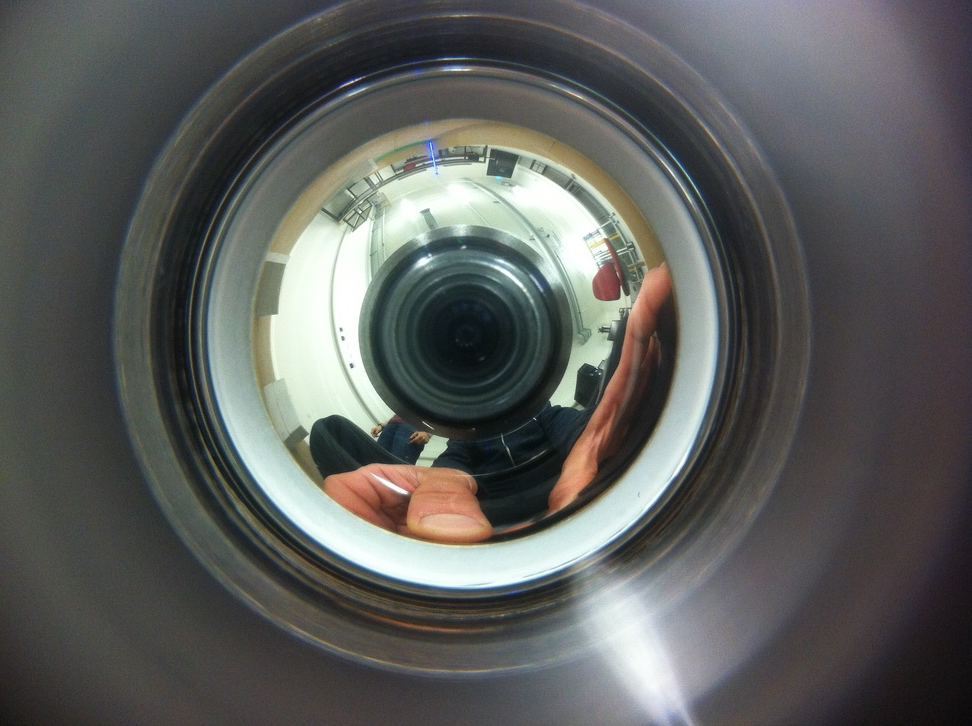
#> input picture Software/software/cam360/example_photos/3.jpg, 972 x 726 px, shrunk from 2592 x 1936 before the run, found by its file name
$ python hough_circle_setup.py
#> lines starting #> are read from the running program, lines starting #| are printed output that depends on the picture; after the words box and inside, x2 and y2 are one past the last pixel; in counts of white or black regions, pixels touching at a corner belong together
import cv2
import numpy as np

path = 'example_photos/arena/test6/3.jpg'
camera_center = [562, 478]
radius = 30


print('Test run started')
frame = cv2.imread(path, cv2.IMREAD_COLOR)
#> frame is the input picture: shape (726, 972, 3); mean B, G, R 92.2, 94, 92.7
#self.frame = cv2.resize(self.frame, (648, 484))

gray = cv2.cvtColor(frame, cv2.COLOR_BGR2GRAY)
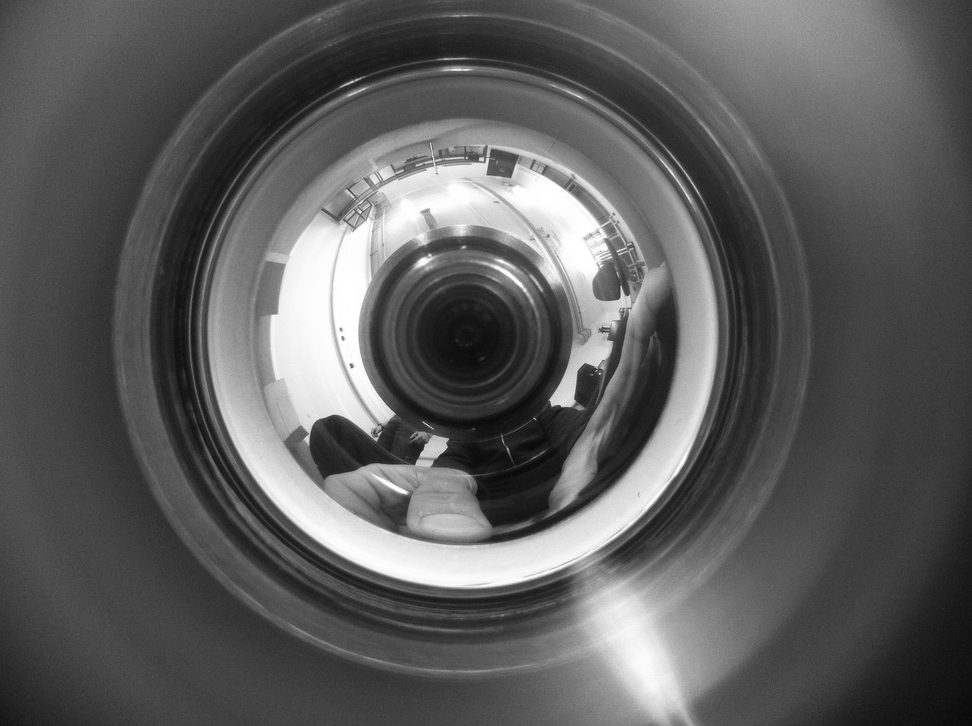
#> gray: shape (726, 972); min 7, max 255, mean 93.4
print('frame shape: ', frame.shape)
#| frame shape:  (726, 972, 3)
windowsize = frame.shape[0:2]
#> windowsize = (726, 972)
print(windowsize[0:2])
#| (726, 972)
print(frame.shape)
#| (726, 972, 3)
#self.windowsize = (2592, 1936)

#radius = int(windowsize[0] / 4)
output_mask = np.zeros((windowsize[0], windowsize[1], 3), np.uint8)

circle_test = gray
print('self.circle_test shape: ', circle_test.shape)
#| self.circle_test shape:  (726, 972)
new_size = tuple([int(i) for i in windowsize])
#> new_size = (726, 972)
print('new_size: ', new_size)
#| new_size:  (726, 972)
circle_test = cv2.resize(circle_test, (new_size[1], new_size[0]))
print('self.circle_test shape: ', circle_test.shape)
#| self.circle_test shape:  (726, 972)
# [5 lines of commented-out code are left out]
circles = cv2.HoughCircles(circle_test, cv2.HOUGH_GRADIENT, 4, 1, param1=70, param2=800,
                           minRadius=20, maxRadius=1000)
#> circles = 71 rows, first 8: [442, 386, 238.8], [458, 418, 256.4], [430, 370, 236.8], [394, 378, 209.2], [402, 386, 211.2], [426, 366, 233.6], [422, 382, 223.2], [382, 370, 205.6]

print('circles detected: ', circles)
#> (printed output is left out)

try:

    # [13 lines of commented-out code are left out]

    cv2.line(frame, (564, 10), (564, 1000), (255,255,255), 2)
    cv2.line(frame, (10, 482), (900, 482), (255,255,255), 2)
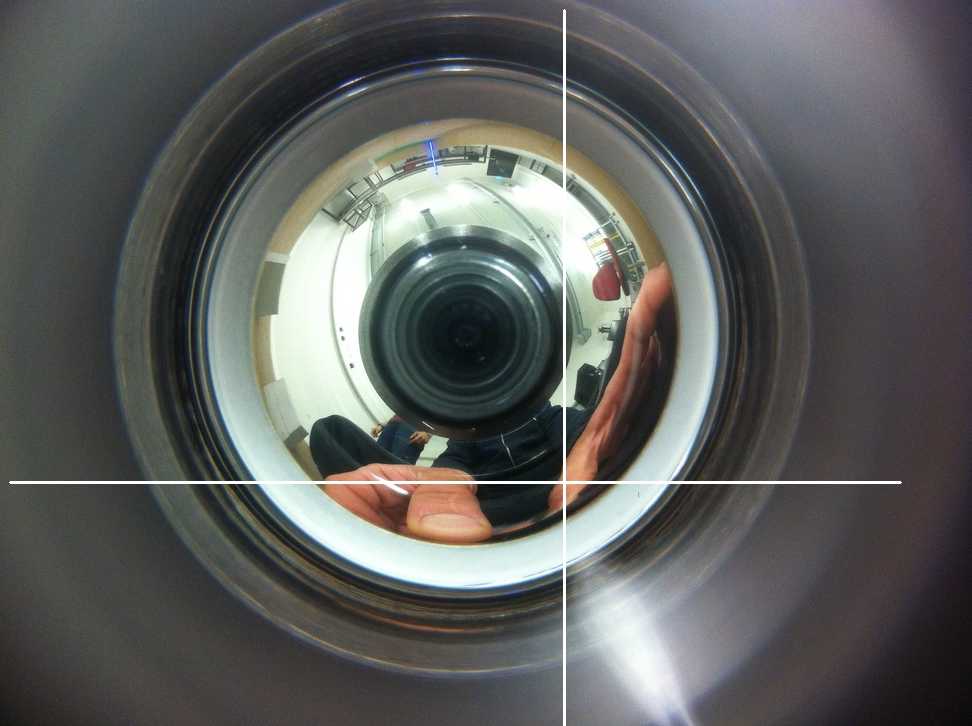
#> frame: shape (726, 972, 3); mean B, G, R 93.3, 95, 93.7

    while True:
        cv2.imshow('verifyq', frame)
        if cv2.waitKey(1) & 0xFF == ord('q'):
#> (key q is pressed here)
            print('quit successfully')
            break

    npcirc = np.array(circles)
#> npcirc has the same summary as circles
    # print('npcirc: ', npcirc)
    avg = np.mean(npcirc[0][0:1][:], axis=0)
#> avg = [442, 386, 238.8]
    avg = avg.tolist()
    avg = [int(a) for a in avg]
#> avg = [442, 386, 238]
    print(avg)
#| [442, 386, 238]
    print('before setting circle arguments: ', camera_center, radius)
    camera_center = (avg[0] * 4, avg[1] * 4)
#> camera_center = (1768, 1544)
    radius = int(avg[2] * 4 * 0.8)
#> radius = 761
    print('after setting circle arguments: ', camera_center, radius)
#| after setting circle arguments:  (1768, 1544) 761
    print('avg: ', avg)
#| avg:  [442, 386, 238]
    cv2.circle(circle_test, (int(avg[0]), int(avg[1])), int(avg[2]), (255, 255, 255), 3)
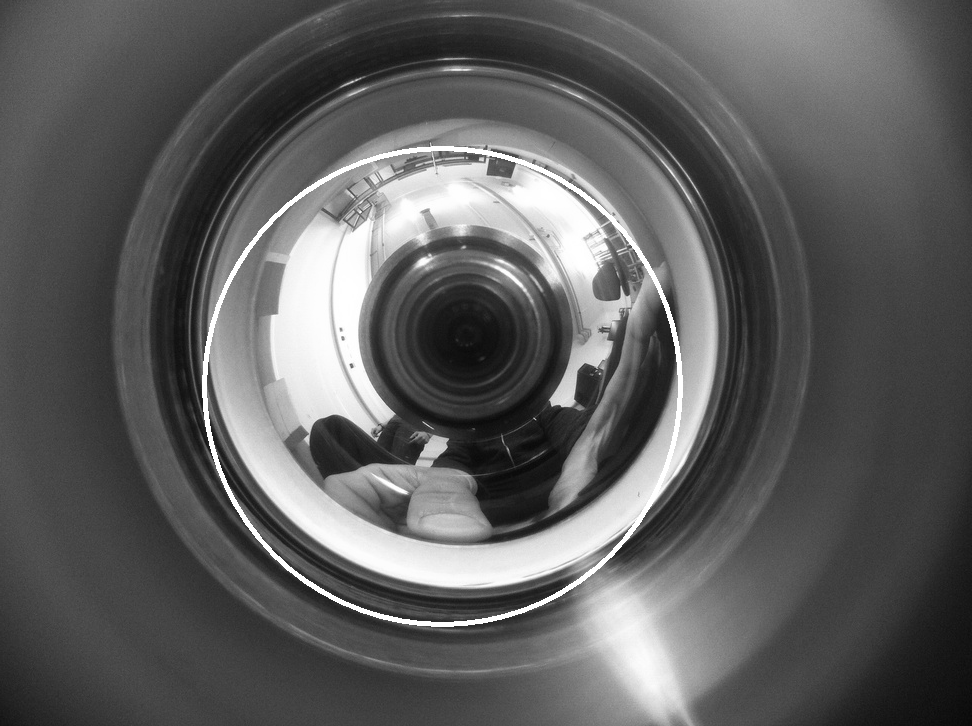
#> circle_test: shape (726, 972); 1.05% of pixels changed, all inside (x1, y1, x2, y2) = (202, 146, 683, 627)
except Exception as e:
    print('Circle detection error: ', e)

$ run again, with Software/software/cam360/example_photos/1.jpg copied over Software/software/cam360/example_photos/3.jpg
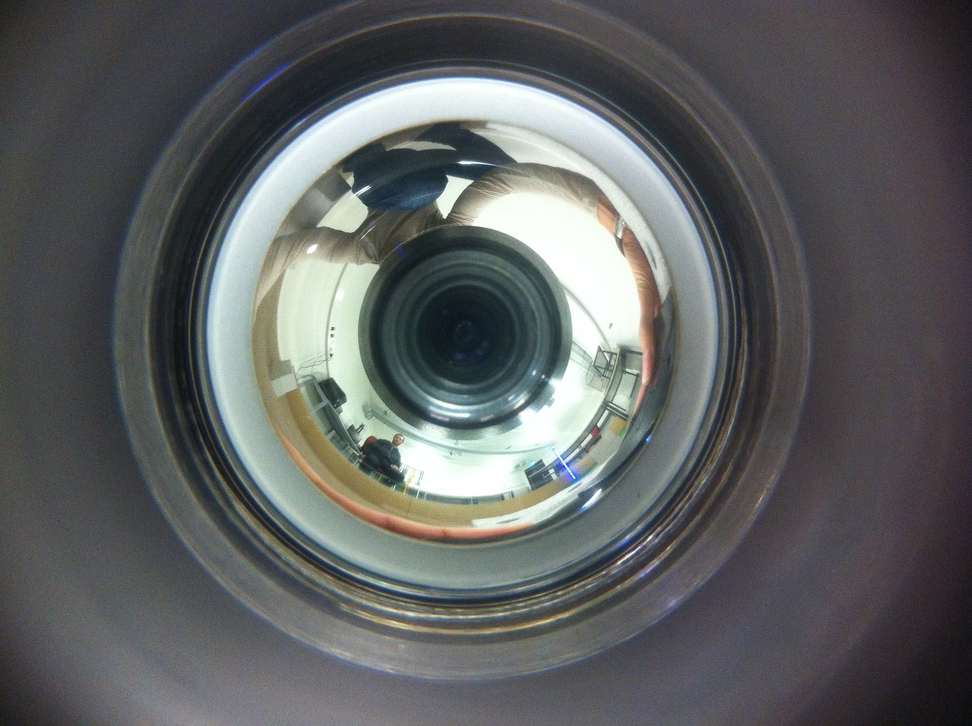
#> input picture Software/software/cam360/example_photos/1.jpg, 972 x 726 px, shrunk from 2592 x 1936 before the run, found by its file name
#> frame is the input picture: shape (726, 972, 3); mean B, G, R 97.3, 96.6, 94.5
#> `gray = cv2.cvtColor(frame, cv2.COLOR_BGR2GRAY)`:
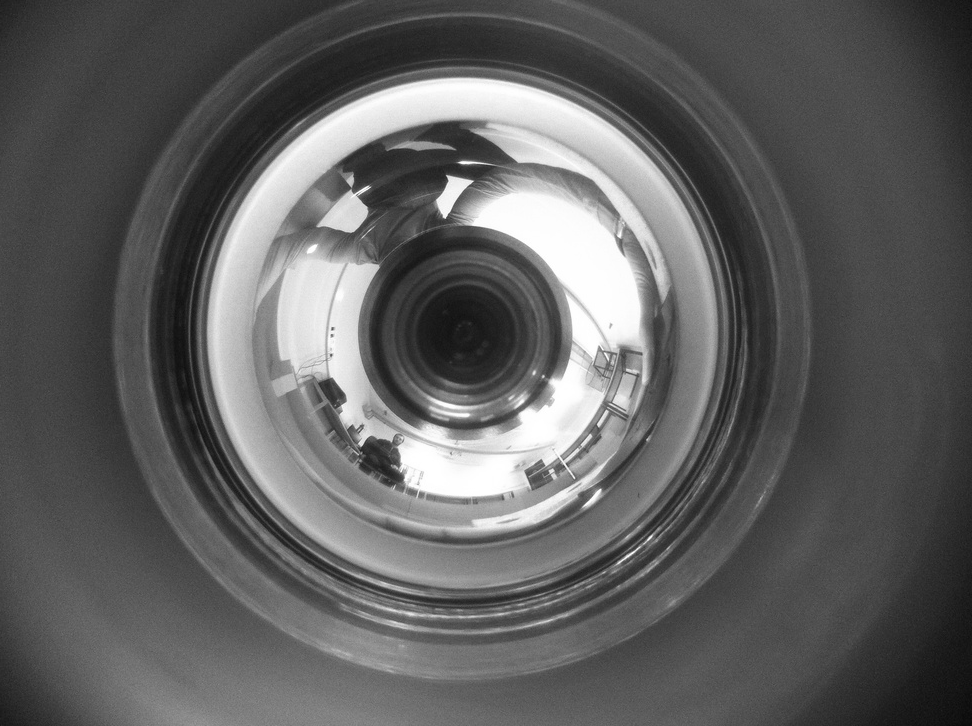
#> gray: shape (726, 972); min 9, max 255, mean 96
#| frame shape:  (726, 972, 3)
#| (726, 972)
#| (726, 972, 3)
#| self.circle_test shape:  (726, 972)
#| new_size:  (726, 972)
#| self.circle_test shape:  (726, 972)
#> circles = 46 rows, first 8: [462, 334, 276], [466, 330, 214], [466, 402, 232.4], [478, 374, 238.4], [442, 370, 252.8], [426, 378, 232], [538, 338, 208.4], [414, 274, 242.4]
#> (printed output is left out)
#> npcirc has the same summary as circles
#> avg = [462, 334, 276]
#| [462, 334, 276]
#> camera_center = (1848, 1336)
#> radius = 883
#| after setting circle arguments:  (1848, 1336) 883
#| avg:  [462, 334, 276]
#> `cv2.circle(circle_test, (int(avg[0]), int(avg[1])), int(avg[2]), (255,..`:
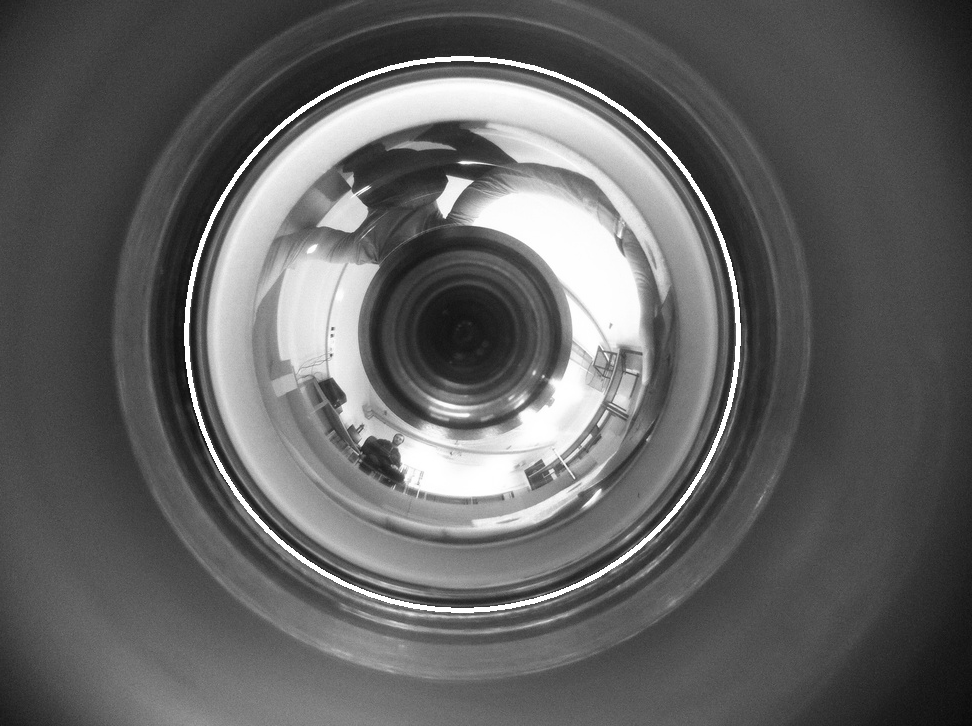
#> circle_test: shape (726, 972); 1.23% of pixels changed, all inside (x1, y1, x2, y2) = (184, 56, 741, 613)

$ run again, with Software/software/cam360/example_photos/4.jpg copied over Software/software/cam360/example_photos/3.jpg
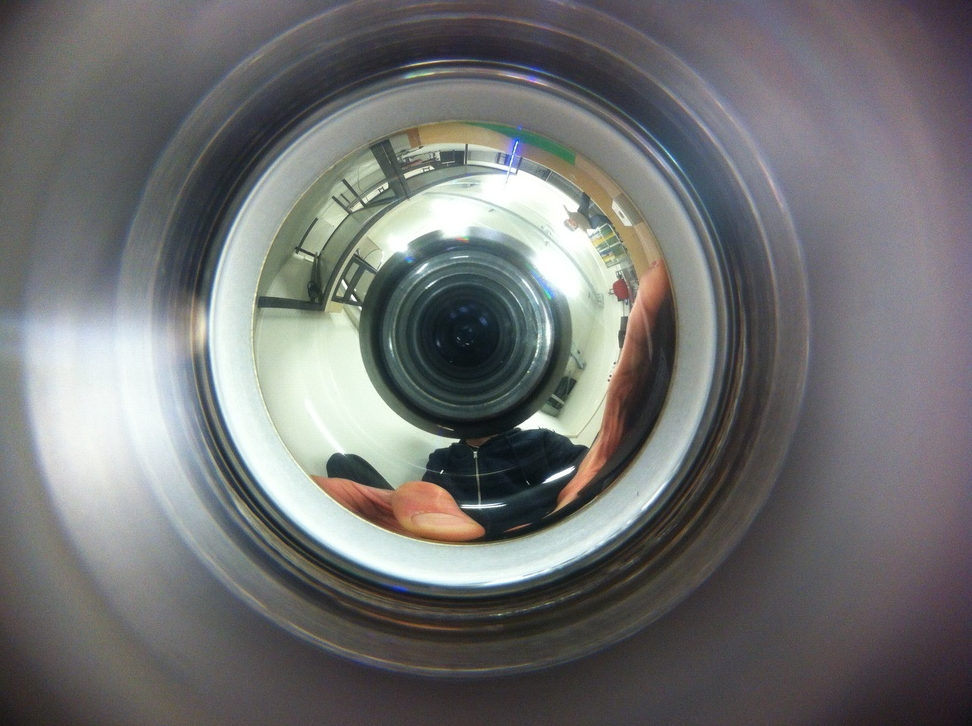
#> input picture Software/software/cam360/example_photos/4.jpg, 972 x 726 px, shrunk from 2592 x 1936 before the run, found by its file name
#> frame is the input picture: shape (726, 972, 3); mean B, G, R 113.8, 113.7, 113.1
#| frame shape:  (726, 972, 3)
#| (726, 972)
#| (726, 972, 3)
#| self.circle_test shape:  (726, 972)
#| new_size:  (726, 972)
#| self.circle_test shape:  (726, 972)
#> circles = 86 rows, first 8: [426, 374, 224.4], [454, 398, 215.2], [458, 414, 214.8], [406, 326, 216], [414, 430, 182.8], [418, 438, 183.2], [402, 430, 180.4], [434, 438, 186.8]
#> (printed output is left out)
#> `cv2.line(frame, (10, 482), (900, 482), (255,255,255), 2)`:
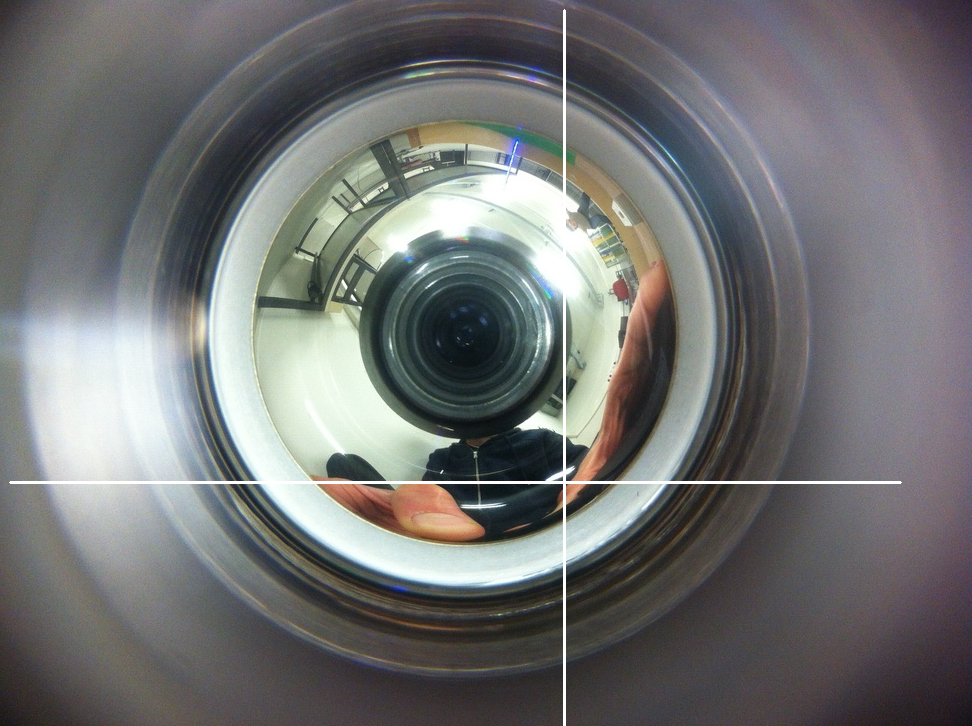
#> frame: shape (726, 972, 3); mean B, G, R 114.7, 114.6, 114
#> npcirc has the same summary as circles
#> `avg = np.mean(npcirc[0][0:1][:], axis=0)`: avg = [426, 374, 224.4]
#> `avg = [int(a) for a in avg]`: avg = [426, 374, 224]
#| [426, 374, 224]
#> camera_center = (1704, 1496)
#> radius = 716
#| after setting circle arguments:  (1704, 1496) 716
#| avg:  [426, 374, 224]
#> `cv2.circle(circle_test, (int(avg[0]), int(avg[1])), int(avg[2]), (255,..`:
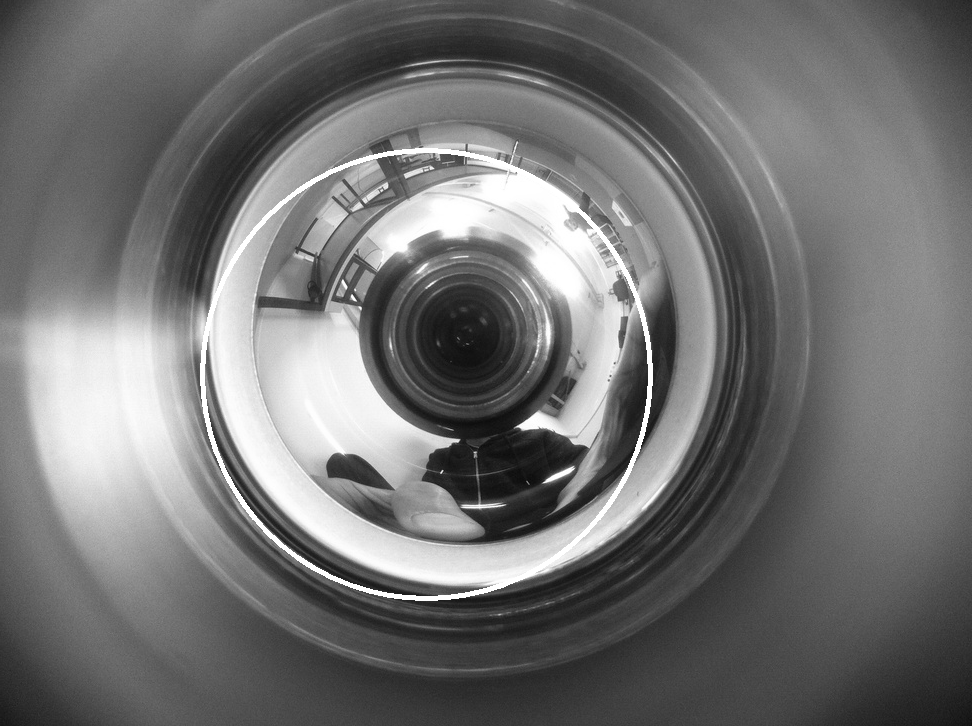
#> circle_test: shape (726, 972); min 7, max 255, mean 114.7
